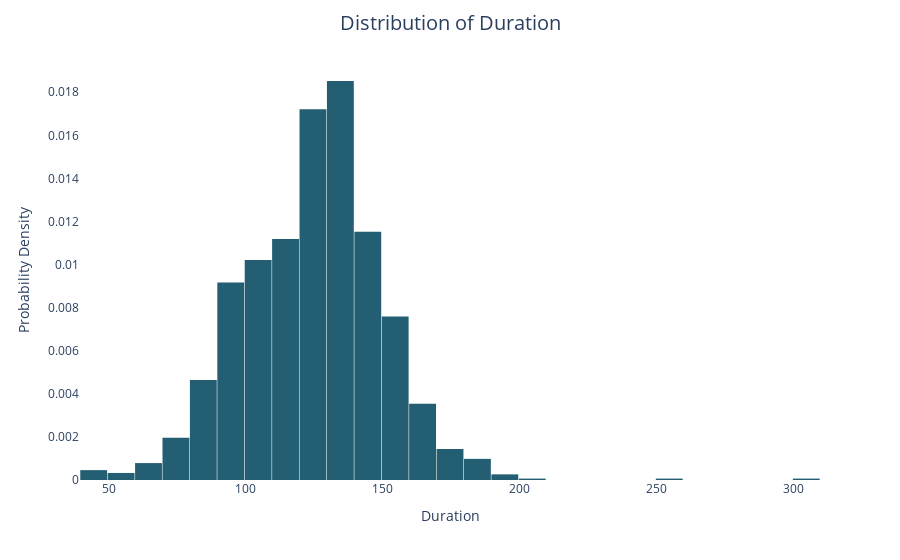

Notebook code cell kept with this figure:
### Code cell
fig_duration = px.histogram(imdb, x = 'Duration', histnorm='probability density', nbins = 40, color_discrete_sequence = colors)
fig_duration.update_traces(selector=dict(type='histogram'))
fig_duration.update_layout(title='Distribution of Duration', title_x=0.5, title_pad=dict(t=20), title_font=dict(size=20), xaxis_title='Duration', yaxis_title='Probability Density', xaxis=dict(showgrid=False), yaxis=dict(showgrid=False), bargap=0.02, plot_bgcolor = 'white')
fig_duration.show()

### Figure 1 — Plotly figure (JSON) as saved in the notebook; plotly's stock layout.template omitted (floating-point values rounded to 4 significant figures; data arrays with more than 128 entries replaced by an {"elided": "..."} marker saying what was removed)
{"data": [{"alignmentgroup": "True", "bingroup": "x", "histnorm": "probability density", "hovertemplate": "Duration=%{x}<br>probability density=%{y}<extra></extra>", "legendgroup": "", "marker": {"color": "#235E72", "pattern": {"shape": ""}}, "name": "", "nbinsx": 40, "offsetgroup": "", "orientation": "v", "showlegend": false, "type": "histogram", "x": {"elided": "1528 int values"}, "xaxis": "x", "yaxis": "y"}], "layout": {"bargap": 0.02, "barmode": "relative", "legend": {"tracegroupgap": 0}, "margin": {"t": 60}, "plot_bgcolor": "white", "title": {"font": {"size": 20}, "pad": {"t": 20}, "text": "Distribution of Duration", "x": 0.5}, "xaxis": {"anchor": "y", "domain": [0, 1], "showgrid": false, "title": {"text": "Duration"}}, "yaxis": {"anchor": "x", "domain": [0, 1], "showgrid": false, "title": {"text": "Probability Density"}}}}
